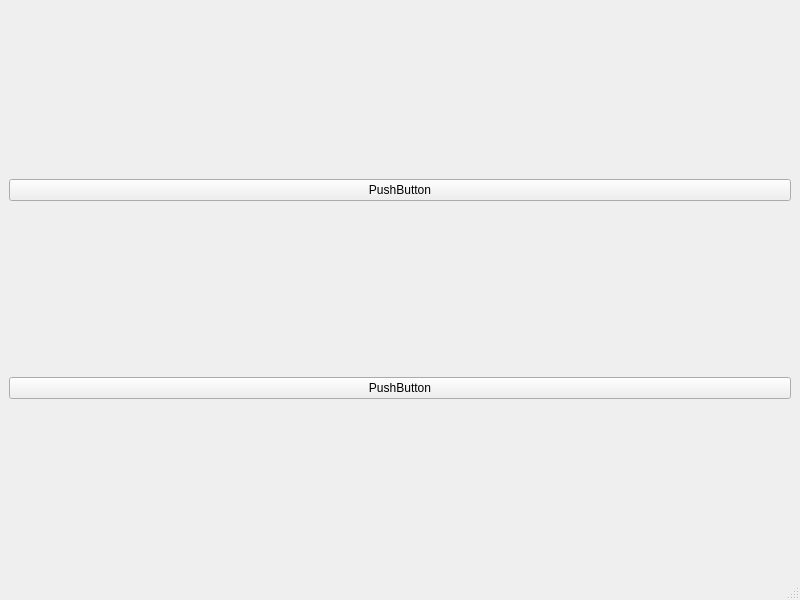
<?xml version="1.0" encoding="UTF-8"?>
<ui version="4.0">
 <class>MainWindow</class>
 <widget class="QMainWindow" name="MainWindow">
  <property name="geometry">
   <rect>
    <x>0</x>
    <y>0</y>
    <width>800</width>
    <height>600</height>
   </rect>
  </property>
  <property name="windowTitle">
   <string>MainWindow</string>
  </property>
  <widget class="QWidget" name="centralwidget">
   <layout class="QGridLayout" name="gridLayout">
    <item row="0" column="0">
     <widget class="QPushButton" name="pushButton">
      <property name="text">
       <string>PushButton</string>
      </property>
     </widget>
    </item>
    <item row="1" column="0">
     <widget class="QPushButton" name="pushButton_2">
      <property name="text">
       <string>PushButton</string>
      </property>
     </widget>
    </item>
   </layout>
  </widget>
  <widget class="QMenuBar" name="menubar">
   <property name="geometry">
    <rect>
     <x>0</x>
     <y>0</y>
     <width>800</width>
     <height>22</height>
    </rect>
   </property>
  </widget>
  <widget class="QStatusBar" name="statusbar"/>
 </widget>
 <resources/>
 <connections/>
</ui>
